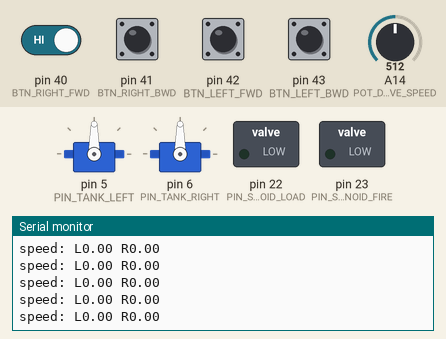
This sketch was run on a simulated Arduino Mega 2560, built with avr-gcc and run on an emulated ATmega2560. On the bench: 2 × servo, switched loads named in the sketch (green lamp = pin HIGH), the last lines printed to the serial monitor. The test bench sets the inputs (shaded band); at power-on: pin 40 (BTN_RIGHT_FWD), pin 41 (BTN_RIGHT_BWD), pin 42 (BTN_LEFT_FWD), pin 43 (BTN_LEFT_BWD) HIGH, A14 (POT_DRIVE_SPEED) = 512.

Above: at 1.2 s.
1.3 s: pin 41 (BTN_RIGHT_BWD) pulled LOW for 0.15 s
4.4 s: pin 43 (BTN_LEFT_BWD) pulled LOW for 0.15 s
7.5 s: pin 40 (BTN_RIGHT_FWD) driven LOW and pin 43 (BTN_LEFT_BWD) driven LOW
At 8.5 s:
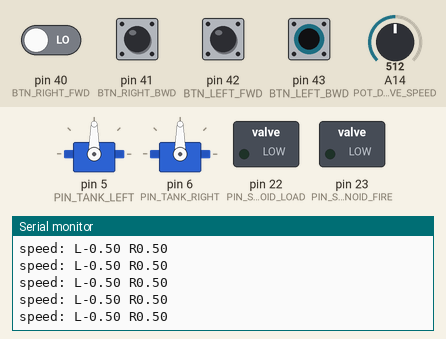
10.5 s: pin 42 (BTN_LEFT_FWD) pulsed LOW 2 times (0.12 s each, 0.3 s apart)
14.1 s: pin 42 (BTN_LEFT_FWD) pulled LOW for 0.15 s
17.2 s: A14 (POT_DRIVE_SPEED) set to 0
At 18.2 s:
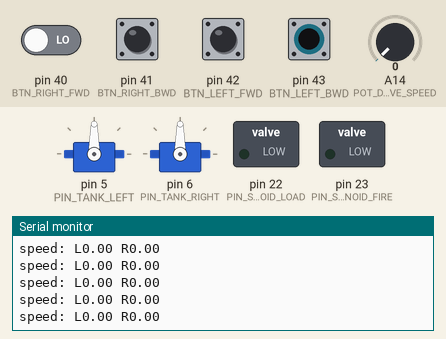
Timing chart, 0 to 20.2 s (numbered marks = the images above; inputs shaded):
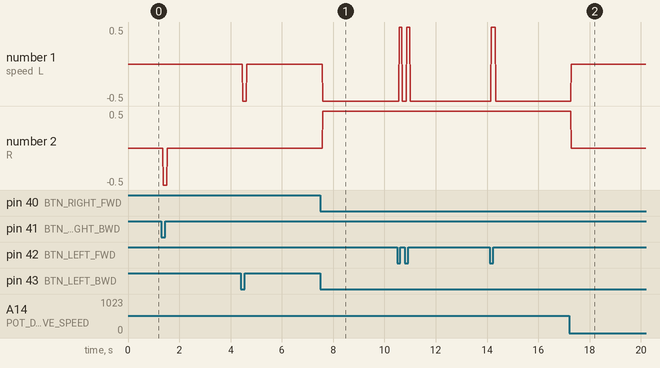

The sketch:

robot_old.ino
```cpp
#include <Servo.h>

// pin mappings: https://docs.arduino.cc/hacking/hardware/PinMapping2560

// controller inputs
#define POT_DRIVE_SPEED A14
#define BTN_LEFT_FWD 42
#define BTN_LEFT_BWD 43
#define BTN_RIGHT_FWD 40
#define BTN_RIGHT_BWD 41
#define BTN_LOAD 39
#define BTN_FIRE 38

// cannon (https://dylan-frc-docs.readthedocs.io/en/latest/_images/spikeRelay2Light.png)
#define PIN_SOLENOID_LOAD 22 // spike m+
#define PIN_SOLENOID_FIRE 23 // spike m-

// tank drive (https://revrobotics.com/content/docs/REV-11-1200-UM.pdf)
#define PIN_TANK_LEFT 5
#define PIN_TANK_RIGHT 6
Servo tankLeft;
Servo tankRight;
float tankLeftSpeed = 0.0;
float tankRightSpeed = 0.0;
#define TANK_MULT_LEFT -1.0
#define TANK_MULT_RIGHT 1.0

#define DRIVE_SPEED_MIN 0.0
#define DRIVE_SPEED_MAX 1.0
float driveSpeed = 0.0; // adjustable with pot

void setup() {
	Serial.begin(9600);

	pinMode(PIN_TANK_LEFT, OUTPUT);
	tankLeft.attach(PIN_TANK_LEFT);
	pinMode(PIN_TANK_RIGHT, OUTPUT);
	tankRight.attach(PIN_TANK_RIGHT);
	pinMode(PIN_SOLENOID_LOAD, OUTPUT);
	pinMode(PIN_SOLENOID_FIRE, OUTPUT);

	pinMode(BTN_LEFT_FWD, INPUT_PULLUP);
	pinMode(BTN_LEFT_BWD, INPUT_PULLUP);
	pinMode(BTN_RIGHT_FWD, INPUT_PULLUP);
	pinMode(BTN_RIGHT_BWD, INPUT_PULLUP);
	pinMode(BTN_LOAD, INPUT_PULLUP);
	pinMode(BTN_FIRE, INPUT_PULLUP);
}

void updateFloatFromSerial(float *val) {
	if (Serial.available() > 0) {
		String input = Serial.readStringUntil('\n');
		*val = (float)atof(input.c_str());
	}
}

/*
 * Writes the speed to the motor
 * Pulse: 1ms - 1.5ms - 2ms
 * which means full reverse - stop - full forward and everything in between
 * The servo library handles values in the 20ms period with writeMicroseconds
 */
// from https://github.com/wpilibsuite/allwpilib/blob/main/wpilibc/src/main/native/include/frc/motorcontrol/Spark.h
#define PWM_MAX_BWD 999
#define PWM_MIN_BWD 1450
#define PWM_STOP 1500
#define PWM_MIN_FWD 1550
#define PWM_MAX_FWD 2003
void setSparkSpeed(Servo motor, float speed, float mult) {
	speed = constrain(speed, -1.0, 1.0) * mult;
	int pulse;
	if (speed < 0) pulse = (int)(PWM_MIN_BWD - fabs(speed) * (PWM_MIN_BWD - PWM_MAX_BWD));
	else if (speed > 0) pulse = (int)(PWM_MIN_FWD + speed * (PWM_MAX_FWD - PWM_MIN_FWD));
	else pulse = PWM_STOP;
	motor.writeMicroseconds(pulse);
}

// handles reading and setting the speed of the motor from 3-val rocker
void driveMotorSpeed(Servo motor, float *spd, float mult, byte btnFwd, byte btnBwd) {
	if (!digitalRead(btnFwd)) *spd = driveSpeed;
	else if (!digitalRead(btnBwd)) *spd = -1.0 * driveSpeed;
	else *spd = 0.0;
	setSparkSpeed(motor, *spd, mult);
};

void loop() {
	driveSpeed = analogRead(POT_DRIVE_SPEED) * (DRIVE_SPEED_MAX - DRIVE_SPEED_MIN) / 1024.0 + DRIVE_SPEED_MIN;

	driveMotorSpeed(tankLeft, &tankLeftSpeed, TANK_MULT_LEFT, BTN_LEFT_FWD, BTN_LEFT_BWD);
	driveMotorSpeed(tankRight, &tankRightSpeed, TANK_MULT_RIGHT, BTN_RIGHT_FWD, BTN_RIGHT_BWD);

	// for debugging
	// updateFloatFromSerial(&tankLeftSpeed);
	// setSparkSpeed(tankLeft, tankLeftSpeed, TANK_MULT_LEFT);
	// setSparkSpeed(tankRight, tankLeftSpeed, TANK_MULT_RIGHT);

	Serial.print("speed: L");
	Serial.print(tankLeftSpeed);
	Serial.print(" R");
	Serial.println(tankRightSpeed);
}
```

Measured:
- after the input at 7.5 s, the serial monitor: prints a new line after 0.09 s (image 1)
- after the input at 17.2 s, the serial monitor: prints a new line after 0.08 s (image 2)
- plotted number 1: -0.5 → 0 after the input at 17.2 s
- plotted number 2: 0 → 0.5 after the input at 7.5 s, 0.5 → 0 after the input at 17.2 s
